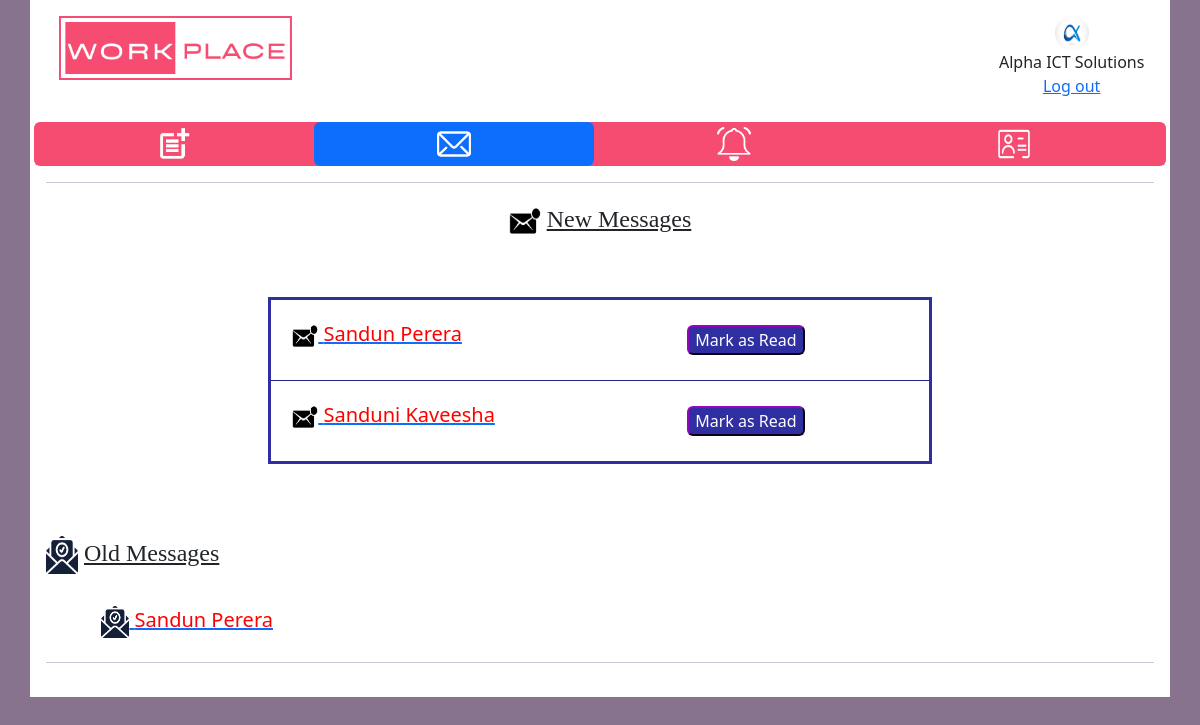
Screenshot of /commsg/01ca3045-d304-4f51-b955-e11f01f4c2c0/ with the database file from the repository.
### WorkplaceApp/models.py (models this page shows)
class companyDataTable(models.Model):
    comid = models.UUIDField(default=uuid.uuid4, primary_key=True, editable=False, unique=True)
    companyname = models.CharField(max_length=100)
    comregno = models.CharField(max_length=500)
    address = models.TextField(blank=True, null=True)
    email = models.CharField(max_length=200)
    tel = models.CharField(max_length=50)
    preffield = models.CharField(max_length=300)
    linkedin = models.CharField(blank=True, null=True, max_length=1000)
    createtimestamp = models.DateTimeField(auto_now_add=True)
    updatetimestamp = models.DateTimeField(auto_now_add=True)
    profilepic = models.ImageField(null=True, blank=True)
    username = models.CharField(unique=True, max_length=200)
    password = models.CharField(max_length=100)

class message(models.Model):
    msgid = models.UUIDField(default=uuid.uuid4, primary_key=True, editable=False, unique=True)
    msg = models.TextField(blank=True, null=True)
    student = models.ForeignKey(studentDataTable, on_delete=models.CASCADE, null=True, blank=True)
    company = models.ForeignKey(companyDataTable, on_delete=models.CASCADE, null=True, blank=True)
    sender = models.CharField(max_length=200)
    senderID = models.CharField(max_length=200, blank=True, null=True)
    Receiver = models.CharField(max_length=200)
    ReceiverID = models.CharField(max_length=200, blank=True, null=True)
    MarkAsRead = models.CharField(max_length=5,blank=True, null=True)
    createtimestamp = models.CharField(max_length=30)

### WorkplaceApp/views.py (the view)
# urls.py: path('commsg/<str:comid>/', views.commsg, name="commsg"),
def commsg(request, comid):
    comdb = companyDataTable.objects.get(comid=comid)
    newmsgdb = message.objects.filter(ReceiverID=comid, MarkAsRead='0')
    oldmsgdb = message.objects.filter(ReceiverID=comid, MarkAsRead='1')
    return render(request, "company/commsg.html",{'comdb':comdb, 'newmsgdb':newmsgdb, 'oldmsgdb':oldmsgdb})

### template/company/commsg.html (shortened to what this page needs)
<!DOCTYPE html>
<html>
    <head>
        {% load static %}
        <link href="https://cdn.jsdelivr.net/npm/bootstrap@5.2.3/dist/css/bootstrap.min.css" rel="stylesheet">
          <link href="{% static 'css/style.css' %} " rel="stylesheet">
    </head>
    <body style="background-color: #88738E;">
		<div class="container p-3" style="background-color: #ffffff;">
			<div class="row header">
				<div class="col-3 col-sm-3">
				<img src="{% static 'images/WorkplaceIcon.png' %}" alt="Company Logo" style=" height: 64px; width: auto;" class="companyLogo">
				</div>
				<div class="col-7 col-sm-7">
				</div>
				<div class="col-2 col-sm-2">
				<img src="{{comdb.profilepic.url}}" alt="User Icon" style="width: 34px; height: 34px;" class="usericon rounded-pill "><br>{{comdb.companyname}}<br><a href="{% url 'logout' %}">Log out</a>
				</div>
			</div>
			<br>
			<div class="row sticky">
			  <ul class="nav nav-pills nav-justified navbarclr">
			    <li class="nav-item">
			      <a class="nav-link" href="{% url 'addpost' comdb.comid %}"> <img src="{% static 'images/icon/addpost.png' %}" alt="Add Posts" style="width: 34px; height: 34px;" class="btnicon"> </a>
			    </li>
			    <li class="nav-item">
			      <a class="nav-link active" href="{% url 'commsg' comdb.comid %}"><img src="{% static 'images/icon/msgwhite.png' %}" alt="Messages" style="width: 34px; height: 34px;" class="btnicon"></a>
			    </li>
			    <li class="nav-item">
			      <a class="nav-link" href="{% url 'ComNotifications' comdb.comid %}"><img src="{% static 'images/icon/notificationwhite.png' %}" alt="Notifications" style="width: 34px; height: 34px;" class="btnicon"></a>
			    </li>
			    <li class="nav-item">
			      <a class="nav-link" href="{% url 'mypost' comdb.comid %}"><img src="{% static 'images/icon/mypost.png' %}" alt="My Posts" style="width: 34px; height: 34px;" class="btnicon"></a>
			    </li>
			  </ul>
			</div>
			<hr style="color:#242582; height:3px;">
            <div class="row">
				<center>
                <div class="newchatHeads">
					<h2 style=" font-family: verdana; font-size: 150%;">
					<img src="{% static 'images/icon/Unread.png' %}" alt="Unread icon" style="width: 32px; height: 40px;">
					<u> New Messages</u></h2>
					<table style="border:3px solid #2f2fa2; width: 60%;">
                    {% for i in newmsgdb %}
					<tr style="border:1px solid #242582;">
					<td>
						<a href="{% url 'comchat' comdb.comid i.senderID %}">
							<div class="heads">
								<h5>
								<img src="{% static 'images/icon/Unread.png' %}" alt="Unread icon" style="width: 26px; height:34px;">
								{{ i.sender }}</h5>
							</div>
						</a>
					</td>
					<td>
						<a href="{% url 'msgseen' comdb.comid i.msgid %}">
							<div class="marbtndiv">
								<br>
									<button type="button" class="markasread">Mark as Read</button>
							</div>
						</a>
						<br>
					</td>
					</tr>
					<br>
					{% endfor %}
				</table>
				</div>
				</center>
            </div>
			<br><br><br>
			<div class="row">
                <div class="oldchatHeads">
					<h2 style=" font-family: verdana; font-size: 150%;">
					<img src="{% static 'images/icon/readmsg.png' %}" alt="Unread messages" style="width: 32px; height: 38px;">
					<u> Old Messages</u>
					</h2>
					<br>
                    {% for k in oldmsgdb %}
                    <a href="{% url 'comchat' comdb.comid k.senderID %}">
						<div class="heads">
							<h5>
								<img src="{% static 'images/icon/readmsg.png' %}" alt="Unread messages" style="width: 28px; height: 32px;">
								{{ k.sender }}
							</h5>
						</div>
                    </a>
                    {% endfor %}
                </div>
            </div>
            <hr style="color:#242582; height:3px;">
		</div>
</body>
</html>

### static/css/style.css (style rules this page uses)
.header { text-align: center; }
div.sticky { position: -webkit-sticky; position: sticky; top: 0; padding: 0px; }
.nav-item > a { padding: 5px; color: black }
.navbarclr { background-color: #f64c72; border-radius: 6px; }
.markasread { color: white; background-color: #2f2fa2; height: auto; width: auto; border-radius: 6px; border-color: #520367; }
.heads { padding-left: 5%; }
.marbtndiv { align-items: center; }
:root { --primary-color:#242582; }

### template/company/commsg.html (style rules this page uses)
h5 { color: red; }

### rows the page displays
companyDataTable: profilepic (picture), companyname "Alpha ICT Solutions"
message: sender "Sandun Perera"
message: sender "Sanduni Kaveesha"
message: sender "Sandun Perera"
